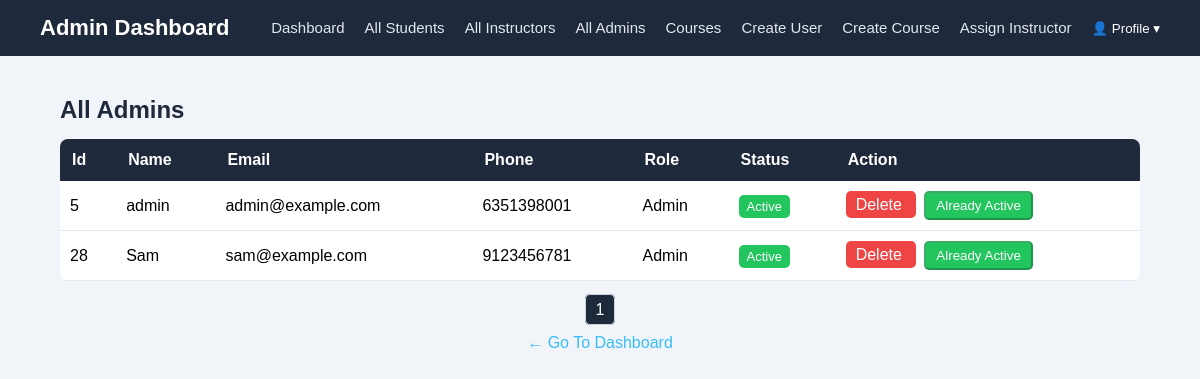
/ui/allAdmin.php?tab=admins (signed in), run on the app's committed database.
### tables this page shows
CREATE TABLE `users` (
  `id` int NOT NULL AUTO_INCREMENT,
  `name` varchar(255) NOT NULL,
  `email` varchar(255) NOT NULL,
  `password` varchar(255) NOT NULL,
  `phone` bigint NOT NULL,
  `role` enum('Student', 'Instructor', 'Admin') NOT NULL,
  `created_at` timestamp NULL DEFAULT CURRENT_TIMESTAMP,
  `isActive` enum('Active', 'Inactive') DEFAULT 'Active',
  PRIMARY KEY (`id`),
  UNIQUE KEY `email` (`email`)
);

### Class/User.php (called while the page is built, shortened)
<?php
require_once 'Database.php';
class User
{
    private $conn;
    public function __construct()
    {
        $db = new Database();
        $this->conn = $db->connect();
    }
    public function totalAdmins($page, $limit)
    {
        try {
            $offset = ($page - 1) * $limit;
            $sql = "SELECT * FROM users WHERE role = 'Admin' LIMIT ? OFFSET ?";
            $stmt = $this->conn->prepare($sql);
            $stmt->bind_param("ii", $limit, $offset);
            $stmt->execute();
            $result = $stmt->get_result();
            $data = [];
            while ($row = $result->fetch_assoc()) {
                $data[] = $row;
            }
            return ["status" => true, "data" => $data];
        } catch (Exception $e) {
            return ["status" => false, "message" => $e->getMessage()];
        }
    }
    public function countAdmins()
    {
        try {
            $sql = "SELECT COUNT(*) as total FROM users WHERE role = 'admin'";
            $result = $this->conn->query($sql);
            return ["status" => true, "count" => $result->fetch_assoc()['total']];
        } catch (Exception $e) {
            return ["status" => false, "message" => $e->getMessage()];
        }
    }
}
?>

### Class/Database.php (called while the page is built, shortened)
<?php
class Database
{
    public function connect()
    {
        $this->conn = new mysqli(
            $_ENV['host'],
            $_ENV['username'],
            $_ENV['password'],
            $_ENV['dbname'],
            $_ENV['port']
        );
        return $this->conn;
    }
}

### handlers/adminDashboardHandler.php (called while the page is built, shortened)
<?php
require_once __DIR__ . "./../Class/User.php";
$userObj = new User();
$limit = 10;
$tab = $_GET['tab'] ?? 'students';
$admin_page = max(1, (int)($_GET['admin_page'] ?? 1));
if ($tab === 'admins') {
    $adminResponse = $userObj->totalAdmins($admin_page, $limit);
    if ($adminResponse['status']) {
        $admins = $adminResponse['data'];
    } else {
        $admmins = [];
        $_SESSION['error'] = $adminResponse['message'];
    }
    if ($userObj->countAdmins()['status'] !== false) {
        $totalAdmins = $userObj->countAdmins()['count'];
    } else {
        $totalAdmins = [];
        $_SESSION['error'] = $userObj->countAdmins()['message'];
    }
    $totalAdminPages = ceil($totalAdmins / $limit);
}

### ui/allAdmin.php (the view, shortened to what this page needs)
<?php
require_once __DIR__ . "./../handlers/adminDashboardHandler.php";
?>
<!DOCTYPE html>
<html lang="en">
<head>
</head>
<body>
    <?php require 'navbar.php'; ?>
    <div class="table-container">
        <h2>All Admins</h2>
        <table class="custom-table">
            <tr>
                <th>Id</th>
                <th>Name</th>
                <th>Email</th>
                <th>Phone</th>
                <th>Role</th>
                <th>Status</th>
                <th>Action</th>
            </tr>
            <?php foreach ($admins as $admin): ?>
                <tr>
                    <td><?= $admin['id']; ?></td>
                    <td><?= $admin['name']; ?></td>
                    <td><?= $admin['email']; ?></td>
                    <td><?= $admin['phone']; ?></td>
                    <td><?= $admin['role']; ?></td>
                    <td>
                        <span class="status <?= strtolower($admin['isActive']) ?>">
                            <?= $admin['isActive']; ?>
                        </span>
                    </td>
                    <td>
                        <a class="delete-btn"
                            href="/course-management/auth/Delete.php?id=<?= $admin['id']; ?>"
                            onclick="return confirm('Are you sure you want to delete this user?')">
                            Delete
                        </a>
                        <?php if (strtolower($admin['isActive']) === 'active'): ?>
                            <button class="active-btn disabled" disabled>
                                Already Active
                            </button>
                        <?php endif; ?>
                    </td>
                </tr>
            <?php endforeach; ?>
        </table>
        <div class="pagination">
            <?php for ($i = 1; $i <= $totalAdminPages; $i++): ?>
                <a href="?admin_page=<?= $i ?>"
                    class="<?= ($i == $admin_page) ? 'active' : '' ?>">
                    <?= $i ?>
                </a>
            <?php endfor; ?>
        </div>
        <a href="./admin_dashboard.php" class="back-link">← Go To Dashboard</a>
    </div>
</body>
</html>

### ui/css/index.css (style rules this page uses)
* { margin: 0; padding: 0; box-sizing: border-box; }
body { font-family: Arial, sans-serif; }
body { background-color: #f1f5f9; }
.back-link { display: block; text-align: center; margin-top: 15px; text-decoration: none; color: #38bdf8; }
.table-container { width: 90%; margin: 40px auto; }
.table-container h2 { margin-bottom: 15px; color: #1e293b; }
.custom-table { width: 100%; border-collapse: collapse; background: #fff; border-radius: 8px; overflow: hidden; }
.custom-table th { background-color: #1e293b; color: #fff; padding: 12px; text-align: left; }
.custom-table td { padding: 10px; border-bottom: 1px solid #e2e8f0; }
.status { padding: 4px 8px; border-radius: 5px; font-size: 13px; }
.status.active { background-color: #22c55e; color: white; }
.delete-btn { color: white; background-color: #ef4444; padding: 5px 10px; border-radius: 5px; text-decoration: none; }
.active-btn { color: white; background-color: #22c55e; padding: 5px 10px; margin-left: 8px; border-radius: 5px; text-decoration: none; }
.pagination { margin-top: 20px; text-align: center; }
.pagination a { margin: 0 5px; padding: 6px 10px; text-decoration: none; border-radius: 5px; color: #1e293b; border: 1px solid #cbd5e1; }
.pagination a.active { background-color: #1e293b; color: white; }

### data on the page
users: id "5", name "admin", email "admin@example.com", phone "6351398001", role "Admin", isActive "Active", shows "Already Active"
users: id "28", name "Sam", email "sam@example.com", phone "9123456781", role "Admin", isActive "Active", shows "Already Active"
